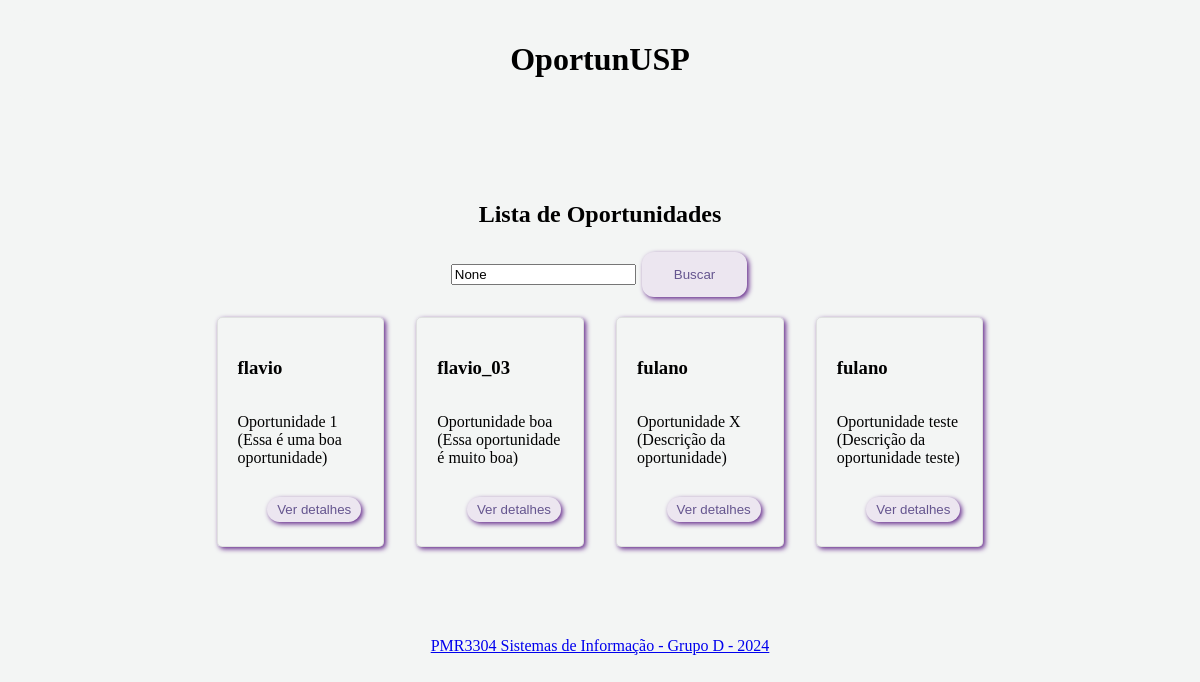
The app's page /oportunidades/opportunity/ with its own data.
### oportunidades/models.py (models this page shows, shortened)
class Opportunity(models.Model):
    title = models.CharField(max_length=255)
    description = models.TextField()
    posted_by = models.ForeignKey(User, on_delete=models.CASCADE)  # Quem publicou
    category = models.CharField(max_length=100)  # Área da pesquisa
    date_posted = models.DateTimeField(auto_now_add=True)
    is_active = models.BooleanField(default=True)  # Se a oportunidade está ativa
    subscribers = models.ManyToManyField(User, related_name='subscribed_opportunities', blank=True)  # Usuários inscritos

### oportunidades/views.py (the view)
# urls.py: path('opportunity/', views.opportunity_list, name='opportunity_list'),
def opportunity_list(request):
    query = request.GET.get('q')  # Obtém o termo de busca da URL
    if query:
        opportunities = Opportunity.objects.filter(
            Q(title__icontains=query) | Q(description__icontains=query)  # Busca no título e descrição
        )
    else:
        opportunities = Opportunity.objects.all()
    return render(request, 'oportunidades/opportunity_list.html', {'opportunities': opportunities, 'query': query})

### oportunidades/templates/oportunidades/opportunity_list.html (shortened to what this page needs)
{% extends 'base_generic.html' %}
{% block content %}
    <h2>Lista de Oportunidades</h2>
    <form method="get" action="{% url 'opportunity_list' %}">
        <input type="text" name="q" placeholder="Buscar oportunidades..." value="{{ query }}">
        <button type="submit">Buscar</button>
    </form>
    <section class="opportunities_list">
        {% for opportunity in opportunities %}
            <article class="card">
                <h3> {{ opportunity.posted_by }}</h5>
                <p>{{ opportunity.title }} ({{ opportunity.description }})</p>
                <div id="card_lower_section">
                    <a href="{% url 'opportunity_detail' opportunity.pk %}"> <button class="button_variation">Ver detalhes</button>
                </div>
          </article>
        {% empty %}
            <li>Nenhuma oportunidade encontrada.</li>
        {% endfor %}
    </section>
{% endblock %}

### oportunidades/static/style.css (style rules this page uses)
:root { --button-color:#ECE6F0; --button-hoverColor: #652a8c; --background-color: #F3F5F4; --header-color: #F3F5F4; --nav_color: #6e55a6 ; --content-color: #F3F5F4; --accent-color: #ffffff; --border-color: #00000015; --text-dark:#65558F; }
body { height: 100vh; display: flex; flex-direction: column; background-color: var(--background-color); align-items: center; flex-grow: 1; padding:1%; }
button { background-color: var(--button-color); border: none; color: white; padding: 15px 32px; text-align: center; margin: 4px 2px; border-radius: 12px; transition: background-color 0.3s ease; color: var(--text-dark); box-shadow: 2px 2px 5px var(--button-hoverColor); }
.button_variation { background-color: var(--button-color); border: none; color: white; padding: 5px 10px; text-align: center; margin: 4px 2px; border-radius: 25px; transition: background-color 0.3s ease; color: var(--text-dark); box-shadow: 2px 2px 5px var(--button-hoverColor); }
.opportunities_list { display: flex; flex-direction: row; flex-wrap: wrap; justify-content: space-around; }
.card { display: flex; flex-direction: column; border: 1px solid var(--border-color); border-radius: 5px; box-shadow: 2px 2px 5px var(--button-hoverColor); margin: 1rem; padding: 1.25rem; width: 12cap; }
#card_lower_section { display: flex; justify-content: end; padding-top:10px; align-items: end; flex-grow: 1; }

### records on screen
Opportunity: posted_by "flavio", title "Oportunidade 1", description "Essa é uma boa oportunidade"
Opportunity: posted_by "flavio_03", title "Oportunidade boa", description "Essa oportunidade é muito boa"
Opportunity: posted_by "fulano", title "Oportunidade X", description "Descrição da oportunidade"
Opportunity: posted_by "fulano", title "Oportunidade teste", description "Descrição da oportunidade teste"
